Frame 1 (no input): blank canvas, image omitted
Frame 60 (no input): blank canvas, image omitted
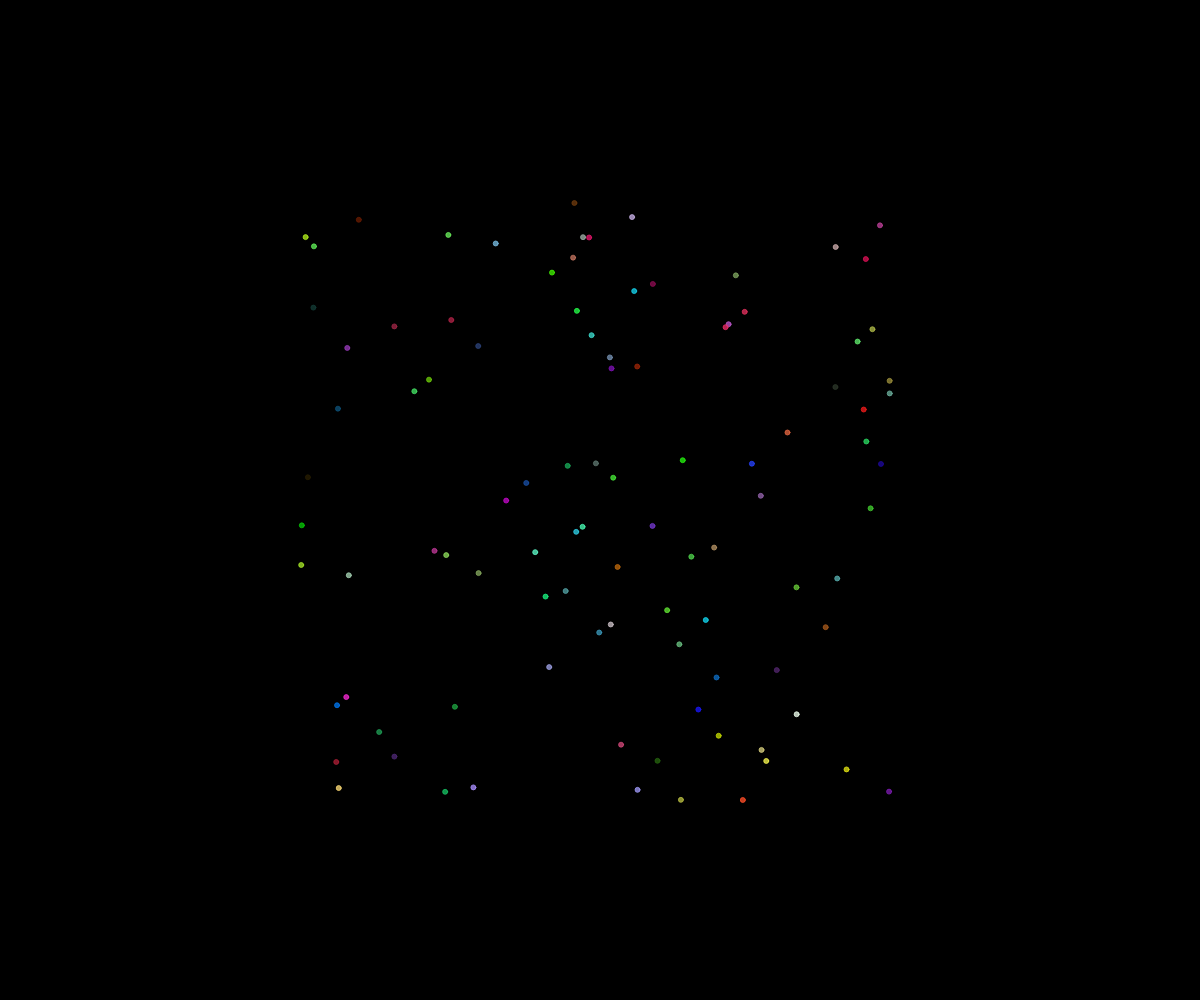
Frame 120 (the mouse pressed at the canvas centre since frame 60)

The p5.js sketch whose frames 1 and 60 were blank and that drew this single picture after the mouse press (run headless with seeded random() and noise() and a simulated clock; from frame 60 on, the mouse is pressed at the canvas centre):

// p5.js sketch
// ── sketch.js
// Fireworks OOP
// Saabir Yousuf
// Nov 15th, 2022

class Particle {
  constructor(x, y) {
    this.x = x;
    this.y = y;
    this.dx = random(-5, 5);
    this.dy = random(-5, 5);
    this.diameter = 5;
    this.r = random(255);
    this.g = random(255);
    this.b = random(255);
    this.alpha = 255;
    this.color = color(this.r, this.g, this.b, this.alpha);
  }

  update() {
    this.x += this.dx;
    this.y += this.dy;

    this.alpha--;
    this.color = color(this.r, this.g, this.b, this.alpha);
  }

  display() {
    fill(this.color);
    stroke(this.color);
    circle(this.x, this.y, this.diameter);
  }

  isDead() {
    return this.alpha <= 0;
  }

}

let theFireworks = [];

function setup() {
  createCanvas(windowWidth, windowHeight);
}

function draw() {
  background(0);
  for (let i = 0; i < theFireworks.length; i++) {
    theFireworks[i].update();
    if (theFireworks[i].isDead()) {
      theFireworks.splice(i, 1);
    }

    else {
      theFireworks[i].display();
    }
    
  }
}

function mousePressed() {
  for (let i = 1; i < 100; i++) {
    let someParticle = new Particle(mouseX, mouseY);
    theFireworks.push(someParticle);
  }
}
